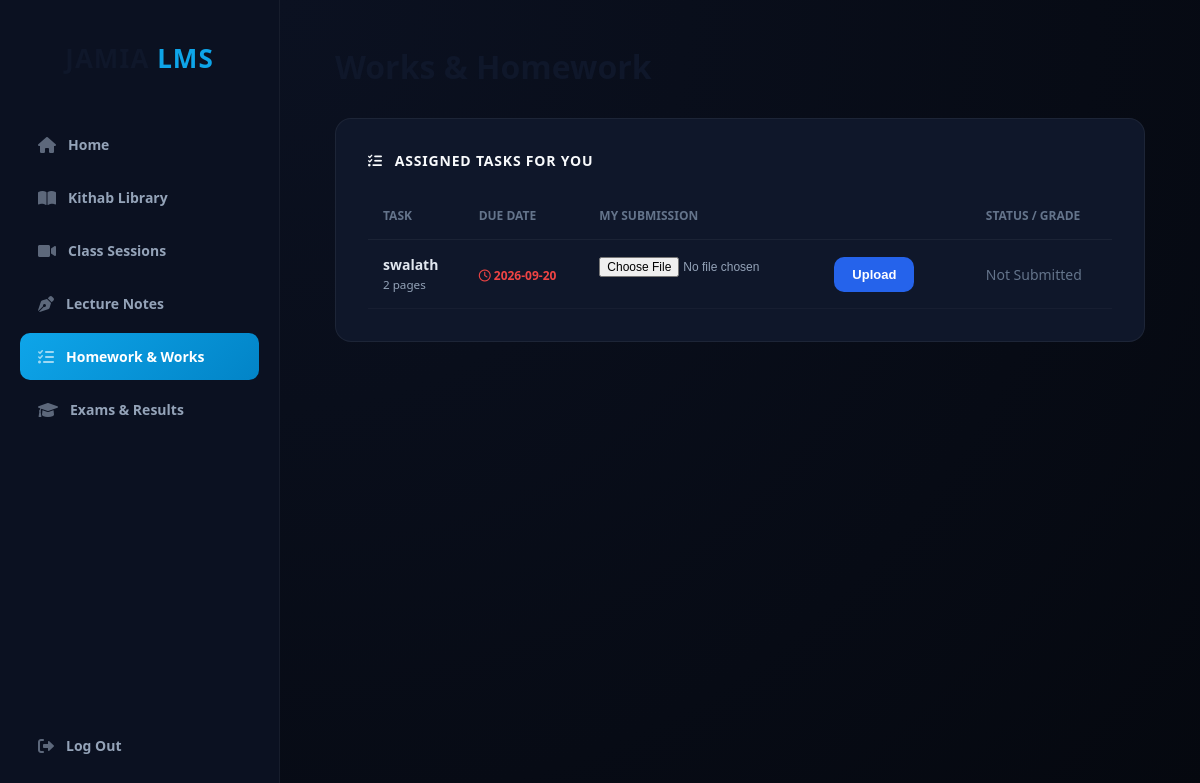
Page /student/works (signed in) on the committed database.
### tables this page shows
CREATE TABLE works (id INTEGER PRIMARY KEY AUTOINCREMENT, subject TEXT NOT NULL, title TEXT NOT NULL, description TEXT NOT NULL, due_date TEXT NOT NULL, faculty TEXT DEFAULT 'Faculty', semester_id INTEGER DEFAULT 0);

### app.py (the view)
@app.route('/student/works')
def student_works():
    if 'username' not in session: return redirect(url_for('login'))
    conn = get_db()
    student_sem = get_student_sem(conn, session['user_id'])
    works = conn.execute('SELECT w.*, s.filename, s.submitted_at, s.status, s.grade FROM works w LEFT JOIN submissions s ON w.id = s.work_id AND s.student_username = ? WHERE w.semester_id = ? OR w.semester_id = 0 ORDER BY w.id DESC', (session['username'], student_sem)).fetchall()
    conn.close()
    return render_template('student_works.html', works=works)

### app.py (called while the page is built)
def get_db():
    conn = sqlite3.connect(DB_PATH)
    conn.row_factory = sqlite3.Row
    return conn

def get_student_sem(conn, user_id):
    user = conn.execute('SELECT semester_id FROM users WHERE id = ?', (user_id,)).fetchone()
    return int(user['semester_id']) if user and user['semester_id'] else 0

### templates/student_works.html (shortened to what this page needs)
<!DOCTYPE html>
<html lang="en">
<head>
    <link rel="stylesheet" href="https://cdnjs.cloudflare.com/ajax/libs/font-awesome/6.0.0/css/all.min.css">
    <link rel="stylesheet" href="{{ url_for('static', filename='style.css') }}?v=16.0">
</head>
<body>
    <div class="side-nav-menu">
        <div style="text-align: center; margin-bottom: 45px; padding-top: 15px;">
            <h2 style="margin: 0; font-size: 26px; font-weight: 800; letter-spacing: 1px;">JAMIA <span style="color: #0ea5e9;">LMS</span></h2>
        </div>
        <a href="{{ url_for('student_dashboard') }}" class="nav-link"><i class="fas fa-home"></i> Home</a>
        <a href="{{ url_for('student_library') }}" class="nav-link"><i class="fas fa-book-open"></i> Kithab Library</a>
        <a href="{{ url_for('student_classes') }}" class="nav-link"><i class="fas fa-video"></i> Class Sessions</a>
        <a href="{{ url_for('student_notes') }}" class="nav-link"><i class="fas fa-pen-nib"></i> Lecture Notes</a>
        <a href="{{ url_for('student_works') }}" class="nav-link active"><i class="fas fa-tasks"></i> Homework & Works</a>
        <a href="{{ url_for('student_exams') }}" class="nav-link"><i class="fas fa-graduation-cap"></i> Exams & Results</a>
        <div style="margin-top: auto;">
            <a href="{{ url_for('logout') }}" class="nav-link"><i class="fas fa-sign-out-alt"></i> Log Out</a>
        </div>
    </div>
    <main class="main-content">
        <div style="margin-bottom: 30px;">
            <h1 style="margin: 0; font-size: 32px; font-weight: 800;">Works & Homework</h1>
        </div>
        <div class="dash-wrapper">
            <div class="section-header"><i class="fas fa-tasks"></i> Assigned Tasks for You</div>
            <table>
                <thead><tr><th>Task</th><th>Due Date</th><th>My Submission</th><th>Status / Grade</th></tr></thead>
                <tbody>
                    {% if works %}
                        {% for w in works %}
                        <tr>
                            <td><strong>{{ w[2] }}</strong><br><small style="color: #94a3b8;">{{ w[3] }}</small></td>
                            <td><span style="color: #ef4444; font-weight: bold; font-size: 12px;"><i class="far fa-clock"></i> {{ w[4] }}</span></td>
                            <td>
                                {% if w[7] %}
                                    <span style="color: #10b981; font-size: 13px;"><i class="fas fa-check"></i> Submitted</span>
                                {% else %}
                                    <form action="{{ url_for('submit_work', work_id=w[0]) }}" method="POST" enctype="multipart/form-data" style="display: flex; gap: 8px;">
                                        <input type="file" name="submission_file" required style="font-size: 12px; color: #94a3b8;">
                                        <button type="submit" class="btn-primary" style="padding: 6px 12px;">Upload</button>
                                    </form>
                                {% endif %}
                            </td>
                            <td>
                                {% if w[9] %}
                                    <span style="color: #10b981; font-weight: bold; background: rgba(16,185,129,0.1); padding: 5px 10px; border-radius: 6px;">Grade: {{ w[10] }}</span>
                                {% elif w[7] %}
                                    <span style="color: #f59e0b; font-weight: bold;"><i class="fas fa-hourglass-half"></i> Pending Review</span>
                                {% else %}
                                    <span style="color: #64748b;">Not Submitted</span>
                                {% endif %}
                            </td>
                        </tr>
                        {% endfor %}
                    {% else %}
                        <tr><td colspan="4" style="text-align: center; color: #64748b;">No homework assigned yet.</td></tr>
                    {% endif %}
                </tbody>
            </table>
        </div>
    </main>
</body>
</html>

### static/style.css (style rules this page uses)
* { box-sizing: border-box; transition: background-color 0.2s ease, border-color 0.2s ease, color 0.2s ease, transform 0.15s ease, box-shadow 0.2s ease; }
body { margin: 0; font-family: 'Segoe UI', -apple-system, BlinkMacSystemFont, Roboto, sans-serif; background: #fdfbf5 !important; color: #0f172a !important; min-height: 100vh; }
body:not(.dark-mode) button, body:not(.dark-mode) .btn, body:not(.dark-mode) .btn-action, body:not(.dark-mode) .btn-submit, body:not(.dark-mode) input[type="submit"] { background: #2563eb !important; color: #ffffff !important; border-radius: 10px !important; padding: 10px 18px !important; font-weight: 600 !important; border: none !important; cursor: pointer !important; }

### templates/student_works.html (style rules this page uses)
body { margin: 0; display: flex; background: #05080f !important; color: #f8fafc; font-family: 'Segoe UI', system-ui, sans-serif; height: 100vh; overflow: hidden; }
.side-nav-menu { width: 280px; background: #0b1121 !important; padding: 25px 20px; border-right: 1px solid rgba(255,255,255,0.05); display: flex; flex-direction: column; z-index: 10; }
.main-content { flex: 1; padding: 45px 55px; overflow-y: auto; background: radial-gradient(circle at top left, #0b1121, #05080f) !important; }
.nav-link { display: flex; align-items: center; gap: 12px; color: #94a3b8 !important; text-decoration: none; padding: 14px 18px; border-radius: 10px; margin-bottom: 6px; font-size: 14px; font-weight: 600; transition: all 0.3s ease; }
.nav-link i { font-size: 16px; opacity: 0.6; }
.nav-link.active { background: linear-gradient(135deg, #0ea5e9, #0284c7) !important; color: #ffffff !important; }
.dash-wrapper { background: #0f172a !important; border: 1px solid rgba(255, 255, 255, 0.06) !important; border-radius: 16px !important; padding: 32px; margin-bottom: 30px; }
.section-header { font-size: 14px; font-weight: 800; margin-bottom: 22px; display: flex; align-items: center; gap: 12px; letter-spacing: 0.8px; text-transform: uppercase; color: #f8fafc !important; }
.btn-primary { background: linear-gradient(135deg, #0ea5e9, #0284c7) !important; color: white !important; border: none; padding: 10px 20px; border-radius: 8px; font-weight: 600; cursor: pointer; text-decoration: none; display: inline-block; font-size: 13px; }
table { width: 100%; border-collapse: separate; border-spacing: 0; }
th { color: #64748b !important; text-align: left; padding: 15px; font-size: 12px; text-transform: uppercase; border-bottom: 1px solid rgba(255,255,255,0.05) !important; }
td { padding: 15px; border-bottom: 1px solid rgba(255,255,255,0.03) !important; font-size: 14px; color: #e2e8f0 !important; }

### rows in the picture
works: title "swalath", description "2 pages", due_date "2026-09-20"
